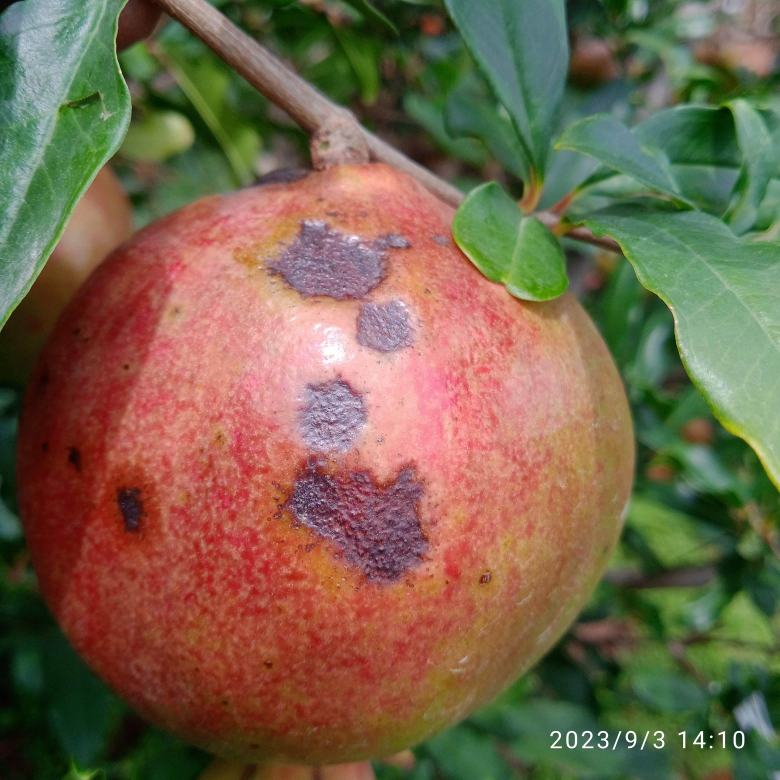
#> input picture anarMitra-ml-backend-api/dataset/Anthracnose/IMG_20230903_141005_1.jpg, 3120 x 3120 px (shown at 1/4 size); its folder holds only this picture in this run
$ python train.py
#> lines starting #> are read from the running program, lines starting #| are printed output that depends on the picture
### anarMitra-ml-backend-api/utils/feature_extractor.py
import cv2
import numpy as np
from skimage.feature import hog

def extract_features(image_path):

    image = cv2.imread(image_path)
#> image is the input picture: shape (3120, 3120, 3); mean B, G, R 75.9, 100.5, 119.4

    if image is None:
        return None

    # Resize image
    image = cv2.resize(image, (128, 128))
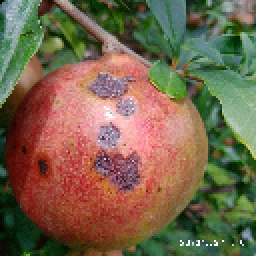
#> image: shape (128, 128, 3) (shown 2 times larger); mean B, G, R 75.8, 100.4, 119.3

    # Convert to RGB
    image_rgb = cv2.cvtColor(image, cv2.COLOR_BGR2RGB)

    # Convert to Gray
    gray = cv2.cvtColor(image, cv2.COLOR_BGR2GRAY)
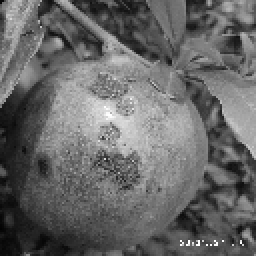
#> gray: shape (128, 128) (shown 2 times larger); min 2, max 255, mean 103.3

    # CLAHE Enhancement
    clahe = cv2.createCLAHE(clipLimit=2.0)
    gray = clahe.apply(gray)
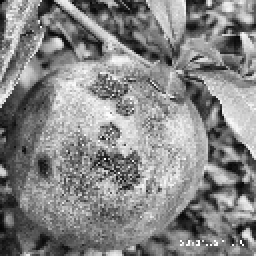
#> gray: shape (128, 128) (shown 2 times larger); min 4, max 255, mean 133.6

    # HOG Features
    hog_features = hog(
        gray,
        pixels_per_cell=(8, 8),
        cells_per_block=(2, 2),
        feature_vector=True
    )
#> hog_features = 8100 values, max 0.421 at index 3768, min 0 at index 173, mean 0.15

    # Color Histogram
    hist = cv2.calcHist(
        [image_rgb],
        [0, 1, 2],
        None,
        [8, 8, 8],
        [0, 256, 0, 256, 0, 256]
    )

    hist = cv2.normalize(hist, hist).flatten()
#> hist = 512 values, max 0.366 at index 8, min 0 at index 1, mean 0.0147

    # Combine Features
    features = np.hstack([hog_features, hist])
#> features = 8612 values, max 0.421 at index 3768, min 0 at index 173, mean 0.142

    return features

### anarMitra-ml-backend-api/train.py
import os
import numpy as np
import joblib

from sklearn.ensemble import RandomForestClassifier
from sklearn.model_selection import train_test_split
from sklearn.metrics import classification_report, accuracy_score

from utils.feature_extractor import extract_features

DATASET_PATH = "dataset"

features = []
labels = []

classes = os.listdir(DATASET_PATH)

print("Loading Dataset...")

for label in classes:

    folder = os.path.join(DATASET_PATH, label)

    for image_name in os.listdir(folder):

        image_path = os.path.join(folder, image_name)

        feature = extract_features(image_path)
#> feature has the same summary as features in extract_features

        if feature is not None:

            features.append(feature)
            labels.append(label)
#> pass 2 of the loop `for label in classes:`:
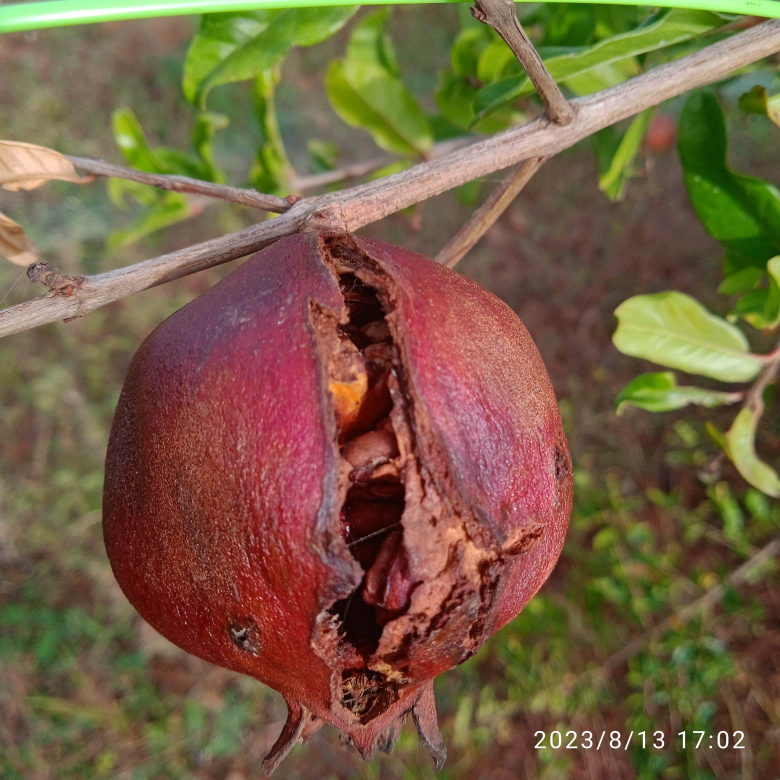
#> input picture anarMitra-ml-backend-api/dataset/Bacterial_Blight/IMG_20230813_170220_1.jpg, 3120 x 3120 px (shown at 1/4 size)
#> in extract_features, image is the input picture: shape (3120, 3120, 3); mean B, G, R 67.7, 95.8, 118.9
#> image: shape (128, 128, 3)
#> in extract_features (call 2), `gray = cv2.cvtColor(image, cv2.COLOR_BGR2GRAY)`:
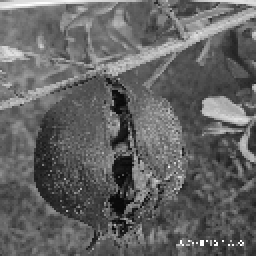
#> gray: shape (128, 128) (shown 2 times larger); min 8, max 254, mean 99.5
#> in extract_features (call 2), `gray = clahe.apply(gray)`:
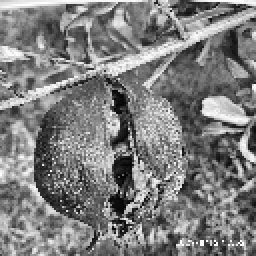
#> gray: shape (128, 128) (shown 2 times larger); min 4, max 255, mean 125.9
#> hog_features = 8100 values, max 0.342 at index 3723, min 0 at index 8, mean 0.149
#> hist = 512 values, max 0.457 at index 218, min 0 at index 1, mean 0.0112
#> features = 8612 values, max 0.457 at index 8318, min 0 at index 8, mean 0.141
#> feature has the same summary as features in extract_features

print("Dataset Loaded")

X = np.array(features)
y = np.array(labels)

print("Splitting Dataset...")

X_train, X_test, y_train, y_test = train_test_split(
    X,
    y,
    test_size=0.2,
    random_state=42
)

print("Training Model...")

model = RandomForestClassifier(
    n_estimators=300,
    random_state=42
)

model.fit(X_train, y_train)

print("Model Trained")

predictions = model.predict(X_test)

accuracy = accuracy_score(y_test, predictions)
#> accuracy = 0

print("Accuracy:", accuracy)
#| Accuracy: 0.0

print(classification_report(y_test, predictions))
#|                   precision    recall  f1-score   support
#|      Anthracnose       0.00      0.00      0.00       0.0
#| Bacterial_Blight       0.00      0.00      0.00       1.0
#|         accuracy                           0.00       1.0
#|        macro avg       0.00      0.00      0.00       1.0
#|     weighted avg       0.00      0.00      0.00       1.0

# Save Model
os.makedirs("model", exist_ok=True)

joblib.dump(model, "model/pomegranate_rf_model.pkl")

print("Model Saved")
